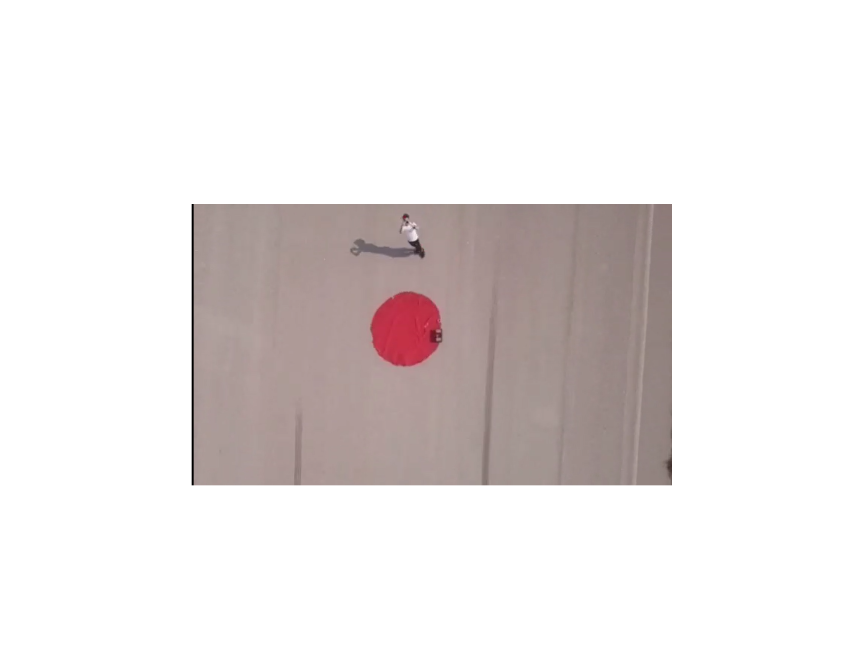
#> input picture pixel sapması/hedef.png, 2592 x 1944 px (shown at 1/3 size)
$ python 'pixelSapması.py'
#> lines starting #> are read from the running program, lines starting #| are printed output that depends on the picture; after the words box and inside, x2 and y2 are one past the last pixel; in counts of white or black regions, pixels touching at a corner belong together; long printed decimals are rounded
#> further down, frame is the input picture: shape (1944, 2592, 3); mean B, G, R 227.5, 228, 233.1
import cv2
import numpy as np
from math import *

class circle_cv:
    def __init__(self, min_red, max_red, image):
        self.min_red = min_red
        self.max_red = max_red
        self.image = image

    def preprocess(self):
        hsv_img = cv2.cvtColor(self.image, cv2.COLOR_BGR2HSV)
#> hsv_img: shape (1944, 2592, 3); mean H, S, V 3.1, 8.9, 233.1

        return hsv_img

    def detect_circle(self, hsv_img):
        mask = cv2.inRange(hsv_img, self.min_red, self.max_red)
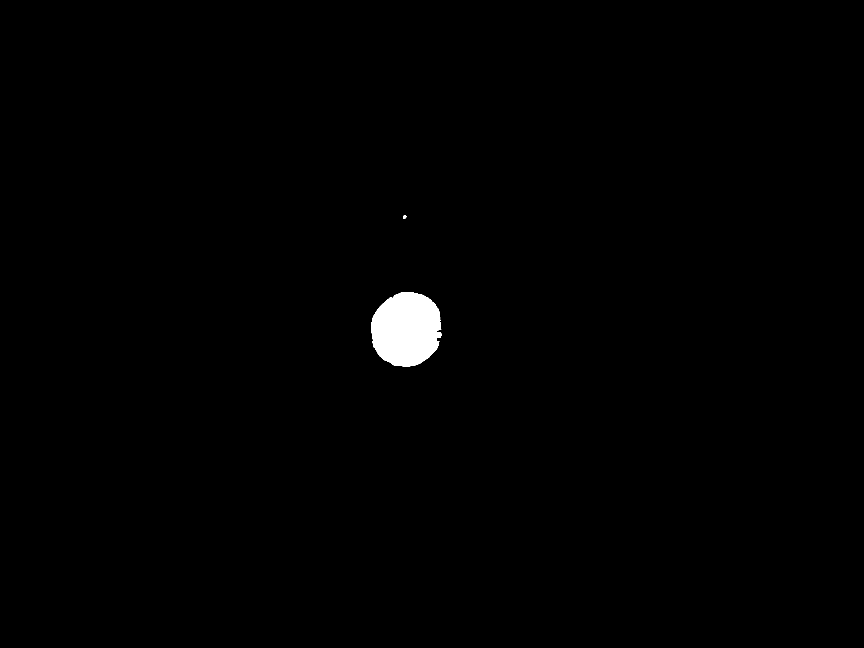
#> mask: shape (1944, 2592) (shown at 1/3 size); 0.74% white; 2 white regions

        return mask

    def mask_to_bbox(self, mask):
        mask = mask.astype(np.uint8)
        contours, hierarchy = cv2.findContours(mask, cv2.RETR_TREE, cv2.CHAIN_APPROX_SIMPLE)
#> contours = 3 contours, 1 with area under 20; largest, box (x1, y1, x2, y2) and area: (1113, 876, 1324, 1099) 36753, (1209, 646, 1220, 656) 60

        x = 0
        y = 0
        h = 0
        w = 0

        for contour in contours:
            tmp_x, tmp_y, tmp_w, tmp_h = cv2.boundingRect(contour)
            if tmp_w * tmp_h > w * h:
                x = tmp_x
                y = tmp_y
                w = tmp_w
                h = tmp_h
#> this loop made 3 passes
#> (tmp_x, tmp_y, tmp_w, tmp_h, x, y, w, h) on pass 1: (1113, 876, 211, 223, 1113, 876, 211, 223)
#> (tmp_x, tmp_y, tmp_w, tmp_h) on passes 2 to 3: (1311, 1005, 4, 3), (1209, 646, 11, 10)
#> after the loop, h = 223; w = 211; x = 1113; y = 876

        return x, y, x+w, y+h

if __name__ == "__main__":
    frame = cv2.imread("hedef.png")

    min_red = np.array([158, 103, 55])
    max_red = np.array([180, 255, 255])

    detect_circle = circle_cv(min_red, max_red, frame)

    hsv_img = detect_circle.preprocess()
    mask = detect_circle.detect_circle(hsv_img)
    x1, y1, x2, y2 = detect_circle.mask_to_bbox(mask)
#> x1 = 1113; y1 = 876; x2 = 1324; y2 = 1099

    #darienin merkezi
    x,y = x1+(x2-x1)//2, y1+(y2-y1)
#> x = 1218; y = 1099

    #görüntü matrisinin merkezi
    fx = 1296
    fy = 972

    #ihanın koordintları
    ihaX=0
    ihaY=0
    height = 5

    #görüş alanının hesaplanması
    X = 2*height*tan(26.75*(pi/180))
    Y = 2*height*tan(20.70*(pi/180))

    #oranların hesaplanması
    oranX = X / 2592
    oranY = Y / 1944

    #konum farklarının bulunması
    distanceX = x - fx
#> distanceX = -78
    distanceY = y - fy
#> distanceY = 127

    #hedefin koordinatlarının hesaplanması
    targetX = ihaX + oranX*distanceX
#> targetX = -0.152
    targetY = ihaY + oranY*distanceY
#> targetY = 0.247

    print(targetX)
#| -0.1517
    print(targetY)
#| 0.2469
